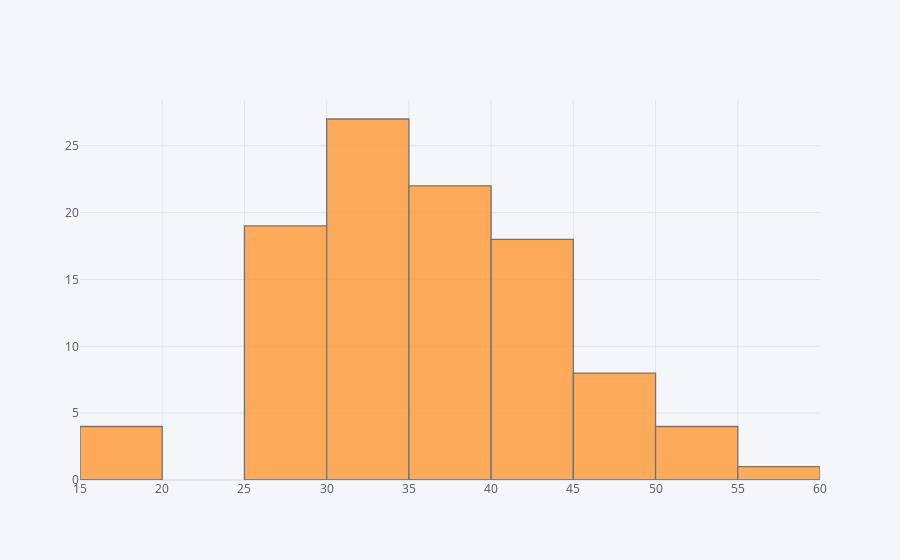

The cell this chart's notebook holds for it:
### Code cell
df['Compressive Strength (28-day)(Mpa)'].iplot(kind='hist')

### Figure 1 — Plotly figure (JSON) as saved in the notebook; plotly's stock layout.template omitted (floating-point values rounded to 4 significant figures)
{"data": [{"histfunc": "count", "histnorm": "", "marker": {"color": "rgba(255, 153, 51, 1.0)", "line": {"color": "#4D5663", "width": 1.3}}, "name": "Compressive Strength (28-day)(Mpa)", "opacity": 0.8, "orientation": "v", "type": "histogram", "x": [34.99, 41.14, 41.81, 42.08, 26.82, 25.21, 38.86, 36.59, 32.71, 38.46, 26.02, 28.03, 31.37, 33.91, 32.44, 34.05, 28.29, 41.01, 49.3, 29.23, 29.77, 36.19, 18.52, 17.19, 36.72, 33.38, 42.08, 39.4, 41.27, 41.14, 45.82, 43.95, 52.65, 35.52, 34.45, 43.54, 33.11, 18.26, 34.99, 33.78, 35.66, 33.51, 33.51, 27.62, 30.97, 31.77, 37.39, 43.01, 58.53, 52.65, 45.69, 32.04, 36.46, 38.59, 45.42, 19.19, 31.5, 29.63, 26.42, 29.5, 32.71, 39.93, 28.29, 30.43, 37.39, 35.39, 37.66, 40.34, 46.36, 31.9, 44.08, 28.16, 29.77, 41.27, 27.89, 28.7, 32.57, 34.18, 30.83, 30.43, 26.42, 26.28, 36.19, 36.32, 33.78, 30.97, 27.09, 38.46, 37.92, 38.19, 35.52, 32.84, 44.48, 41.54, 41.81, 41.01, 39.13, 44.08, 49.97, 50.23, 50.5, 49.17, 48.77]}], "layout": {"barmode": "overlay", "legend": {"bgcolor": "#F5F6F9", "font": {"color": "#4D5663"}}, "paper_bgcolor": "#F5F6F9", "plot_bgcolor": "#F5F6F9", "title": {"font": {"color": "#4D5663"}}, "xaxis": {"gridcolor": "#E1E5ED", "showgrid": true, "tickfont": {"color": "#4D5663"}, "title": {"font": {"color": "#4D5663"}, "text": ""}, "zerolinecolor": "#E1E5ED"}, "yaxis": {"gridcolor": "#E1E5ED", "showgrid": true, "tickfont": {"color": "#4D5663"}, "title": {"font": {"color": "#4D5663"}, "text": ""}, "zerolinecolor": "#E1E5ED"}}}
